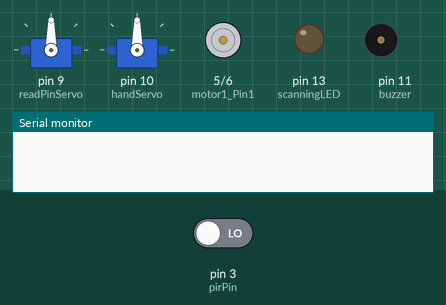
Simulated run of this sketch. Board: Arduino Uno, built with avr-gcc and run on an emulated ATmega328P. Parts: 2 × servo, motor-driver pin pairs drawn as motors (green arrow = first pin HIGH = forward, orange = second pin HIGH = backward, longer = more drive), output pins drawn as LEDs (lit = HIGH), buzzer (waves = sounding), the last lines printed to the serial monitor. The test bench sets the inputs (shaded band); at power-on: pin 3 (pirPin) LOW. Random numbers use the default seed unless the sketch sets one.

Above: at 5.2 s.
5.3 s: pin 3 (pirPin) driven HIGH
At 8.1 s:
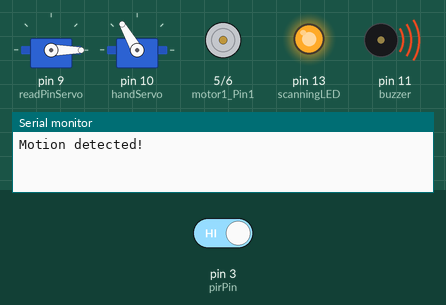
At 18.8 s:
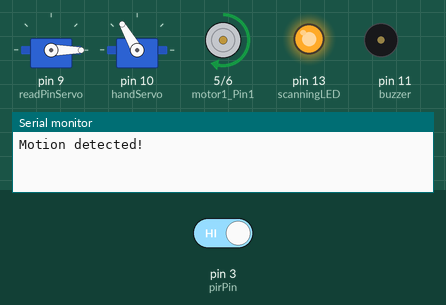
Timing chart, 0 to 21.6 s (numbered marks = the images above; inputs shaded):
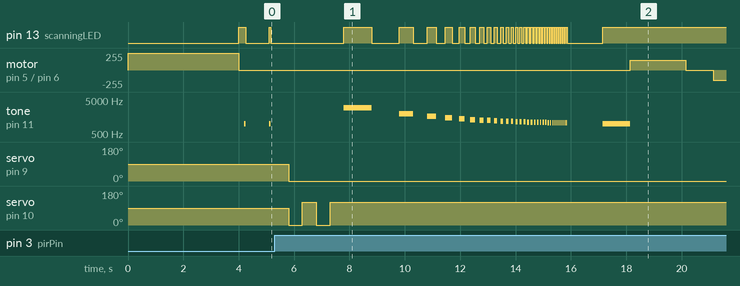

The sketch:

Main.ino
```cpp
#include <Servo.h>

// Buzzer Setup Code
#define buzzer 11

// Scanning Head Setup Code
#define scanningLED 13 // LED pin

void lightingEffect()
{

    float counter = 1;
    int multiplier = 500;
    float temp = 2 / counter;
    int delayTime = multiplier * temp;

    while (delayTime > 30)
    {
        digitalWrite(scanningLED, HIGH);
        tone(buzzer, 1000 + 1000 * temp);
        delay(delayTime);
        digitalWrite(scanningLED, LOW);
        noTone(buzzer);
        delay(delayTime);
        counter++;
        temp = 2 / counter;
        delayTime = multiplier * (temp);
        // Serial.println(temp);
    }
    digitalWrite(scanningLED, LOW);
    delay(1250);
    tone(buzzer, 1000);
    digitalWrite(scanningLED, HIGH);
    delay(1000);
    noTone(buzzer);
}

// Servo Setup Code
Servo readPinServo; // create servo object to control a servo
// twelve servo objects can be created on most boards
Servo handServo;

#define feedbackPin A0
#define servoMinDegree 0
#define servoMaxDegree 30

int pos = 0; // variable to store the servo position
int analog_input;
int analog_mapped;

// Calibration values
int minDegrees;
int maxDegrees;
int minFeedback;
int maxFeedback;

// void calibrate(Servo servo, int analogPin, int minPos, int maxPos)
// {
//     // Move to the minimum position and record the feedback value
//     servo.write(minPos);
//     minDegrees = minPos;
//     delay(2000); // make sure it has time to get there and settle
//     minFeedback = analogRead(analogPin);

//     // Move to the maximum position and record the feedback value
//     servo.write(maxPos);
//     maxDegrees = maxPos;
//     delay(2000); // make sure it has time to get there and settle
//     maxFeedback = analogRead(analogPin);
// }

void moveServoBackAndForth(Servo servo, int minPos, int maxPos, int delayTime)
{
    for (int pos = minPos; pos <= maxPos; pos++)
    {
        servo.write(pos);
        delay(delayTime);
    }
    for (int pos = maxPos; pos >= minPos; pos--)
    {
        servo.write(pos);
        delay(delayTime);
    }
}

void servoMimicHddFullRead(Servo servo)
{
    moveServoBackAndForth(servo, servoMinDegree, servoMaxDegree, 40);
}


void servoMimicHddRandomRead(Servo servo)
{
    int randomPos = random(servoMinDegree, servoMaxDegree);
    // Serial.println(randomPos);
    servo.write(randomPos);
}

/**
 * @brief Moves the hand servo in a waving motion.
 */
void servoWavingHand()
{
    for (int i = 0; i < 2; i++)
    {
        handServo.write(0);
        delay(500);
        handServo.write(120);
        delay(500);
    }
}

// void handServoIdle()
// {
//     int minPos = 0; // Minimum position of the servo
//     int maxPos = 180; // Maximum position of the servo
//     int delayTime = 250; // Delay time between movements

//     for (int i = 0; i < 5; i++) // Repeat the motion 5 times
//     {
//         if (isHuman)
//         {
//             motionDetected();
//             isHuman = false;
//         };

//         int startPos = random(minPos, maxPos); // Generate a random start position
//         int randomPos = startPos + random(10, 30); // Generate a random position
//         handServo.write(startPos); // Move the hand servo to the random position
//         delay(delayTime);
//         handServo.write(randomPos); // Move the hand servo to the start position
//         delay(2000);
//     }
// }


// Motor Setup Code
#include <avr/interrupt.h>

// Pin definitions
#define motor1_Pin1 5        // L298N motor pin 1
#define motor1_Pin2 6        // L298N motor pin 2
#define forwardStopSwitch 2  // Button for forward
#define backwardStopSwitch 3 // Button for backward

class Motor
{
private:
    int motorPin1;
    int motorPin2;

public:
    Motor(int pin1, int pin2)
    {
        motorPin1 = pin1;
        motorPin2 = pin2;
        pinMode(motorPin1, OUTPUT);
        pinMode(motorPin2, OUTPUT);
    }

    void forward(int speed, int duration)
    {
        analogWrite(motorPin1, speed);
        digitalWrite(motorPin2, LOW);
        delay(duration);
        stopMotor();
    }

    void backward(int speed, int duration)
    {
        digitalWrite(motorPin1, LOW);
        analogWrite(motorPin2, speed);
        delay(duration);
        stopMotor();
    }

    void stopMotor()
    {
        digitalWrite(motorPin1, LOW);
        digitalWrite(motorPin2, LOW);
    }

    void reset()
    {
        forward(255, 4000);
        stopMotor();
    }
};

Motor motor1(motor1_Pin1, motor1_Pin2);

void stopMotor1()
{
    motor1.stopMotor();
}

void offerDisc()
{
    int motorSpeed = 150;
    motor1.forward(motorSpeed, 2000);
    delay(1000);

    for (int i = 0; i < 5; i++)
    {
        motor1.backward(motorSpeed, 500);
        delay(100);
        motor1.forward(motorSpeed, 500);
        delay(100);
    }
    delay(3000);
    motor1.backward(motorSpeed, 2000);
    delay(1000);
}

// PIR Sensor Setup Code
#define pirPin 3 // PIR sensor output pin


bool isHuman = false;

void routineFunction() {
    int seed = random(0,3);
    if (seed == 0) {
        servoMimicHddFullRead(readPinServo);
    }
    else if (seed == 1) {
        int randomReads = random(10, 20);
        for (int i = 0; i < randomReads; i++)
        {

            servoMimicHddRandomRead(readPinServo);
            delay(200);
            digitalWrite(scanningLED, HIGH);
            tone(buzzer, 1000);
            delay(50);
            digitalWrite(scanningLED, LOW);
            noTone(buzzer);
            // reportDegrees();
            delay(650);
            if (isHuman)
            {
                motionDetected();
                isHuman = false;
            };
        }
    }
    else {
    int minPos = 0; // Minimum position of the servo
    int maxPos = 180; // Maximum position of the servo
    int delayTime = 250; // Delay time between movements

    for (int i = 0; i < 5; i++) // Repeat the motion 5 times
    {
        if (isHuman)
        {
            motionDetected();
            isHuman = false;
        };

        int startPos = random(minPos, maxPos); // Generate a random start position
        int randomPos = startPos + random(10, 30); // Generate a random position
        handServo.write(startPos); // Move the hand servo to the random position
        delay(delayTime);
        handServo.write(randomPos); // Move the hand servo to the start position
        delay(2000);
    }
    }

}

void setup()
{
    pinMode(buzzer, OUTPUT);

    pinMode(pirPin, INPUT); // Set the PIR sensor pin as input
    // attachInterrupt(digitalPinToInterrupt(pirPin), motionDetected, RISING); // Attach interrupt to the PIR sensor pin
    attachInterrupt(digitalPinToInterrupt(pirPin), humanPresent, RISING); // Attach interrupt to the PIR sensor pin

    readPinServo.attach(9); // attaches the servo on pin 9 to the servo object
    handServo.attach(10);   // attaches the servo on pin 10 to the servo object

    pinMode(scanningLED, OUTPUT); // Set the LED pin as output

    Serial.begin(9600);

    motor1.reset();
    // calibrate(readPinServo, feedbackPin, servoMinDegree, servoMaxDegree);

}

void loop()
{
    if (isHuman)
    {
        motionDetected();
        isHuman = false;
    };

    digitalWrite(scanningLED, HIGH);
    if (isHuman)
    {
        motionDetected();
        isHuman = false;
    };

    routineFunction();
}

void humanPresent()
{
    isHuman = true;
}

void motionDetected()
{
    Serial.println("Motion detected!"); // Print a message if motion is detected
    digitalWrite(scanningLED, LOW);
    readPinServo.write(servoMinDegree);
    servoWavingHand();
    lightingEffect();
    offerDisc();
    delay(2000);
}
```

Measured:
- after the input at 5.3 s, motor on pin 5 (motor1_Pin1) / pin 6 (motor1_Pin2): stopped → forward 150/255 after 12.8 s, → stopped 2.0 s later, → backward 150/255 1.0 s later; servo on pin 9 (readPinServo): 90° → 0° after 0.50 s
- by itself, tone on pin 11 (buzzer): plays 3000 Hz for 1.0 s, 2000 Hz for 0.50 s, 1666 Hz for 0.33 s, 1500 Hz for 0.25 s, 1400 Hz for 0.20 s, 1333 Hz for 0.17 s … (33 notes in this stretch)
